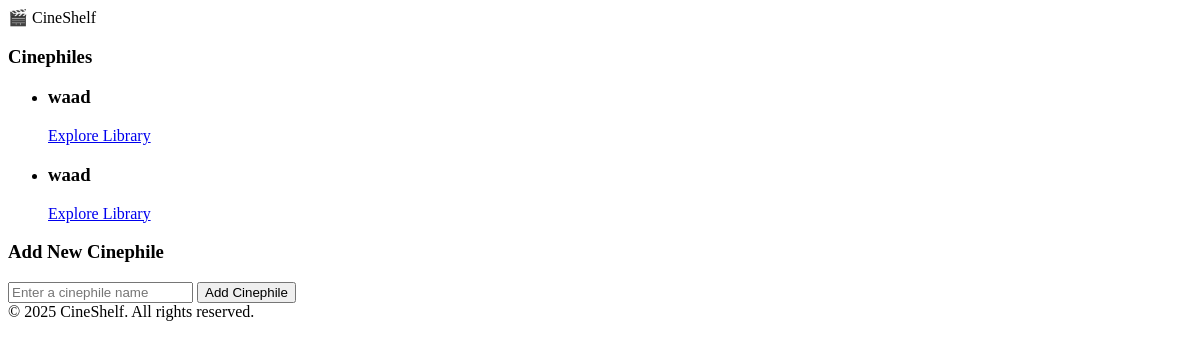
Before: / with the older database file.
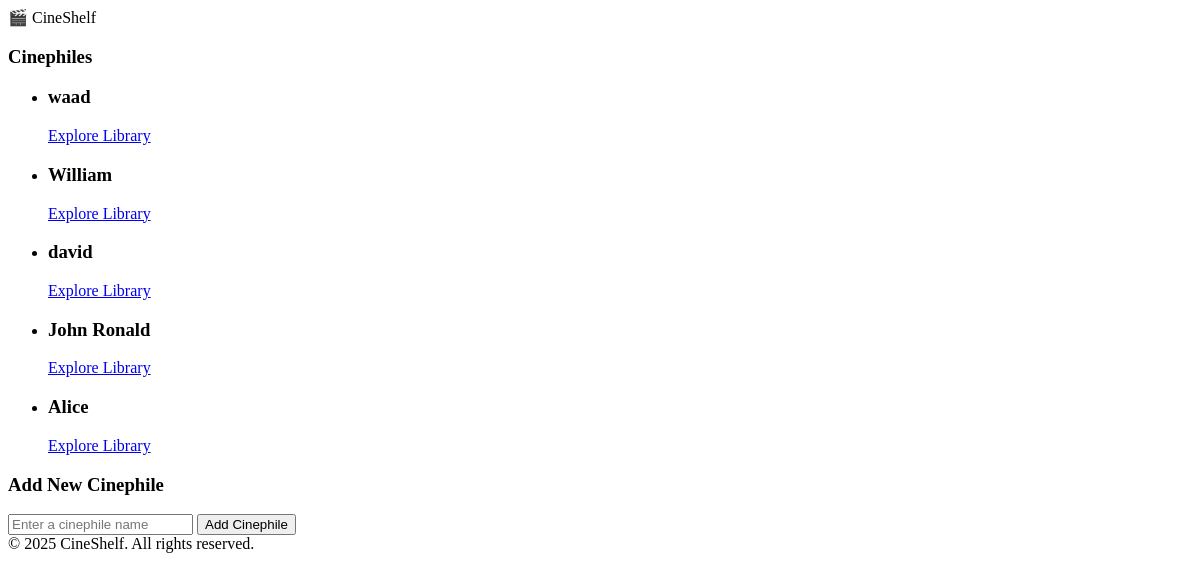
After: the same page with the newer database file.
### models.py (models this page shows, shortened)
class User(db.Model):
    __tablename__ = 'users'
    id = db.Column(db.Integer, primary_key=True, autoincrement=True)
    name = db.Column(db.String(20), nullable=False)

### app.py (the view)
@app.route('/')
def index():
    users = data_manager.get_users()
    return render_template('index.html', users=users)

### data_manager.py (called while the page is built)
    def get_users(self):
        try:
            return User.query.all()
        except SQLAlchemyError as e :
            print(f"Error fetching users : {e}")
            return []

### templates/index.html (shortened to what this page needs)
<!DOCTYPE html>
<html lang="en">
<head>
</head>
<body>
{% extends "base.html" %}
{% block content %}
<h3>Cinephiles</h3>
<div>
    <ul>
        {% for user in users %}
    <li class="user-entry">
        <h3>{{user.name}}</h3>
        <a href="{{ url_for('get_movies', user_id=user.id) }}" class="btn">Explore Library</a>
    </li>
        {% endfor %}
    </ul>
</div>
<form action="{{ url_for('create_user') }}" method="post">
  <h3>Add New Cinephile</h3>
  <div>
      <input
          type="text"
          name="name"
          placeholder="Enter a cinephile name"
          required>
      <button type="submit">Add Cinephile</button>
  </div>
</form>
{% endblock %}

### templates/base.html (shortened to what this page needs)
<!DOCTYPE html>
<html lang="en">
<head>
</head>
<header class="header"> 🎬 CineShelf </header>
<main class="container">
        {% block content %}{% endblock %}
</main>
<footer> © 2025 CineShelf. All rights reserved. </footer>
<body>
</body>
</html>

Changed rows visible on the page:
removed User: name "waad"
added User: name "William"
added User: name "david"
added User: name "John Ronald"
added User: name "Alice"
